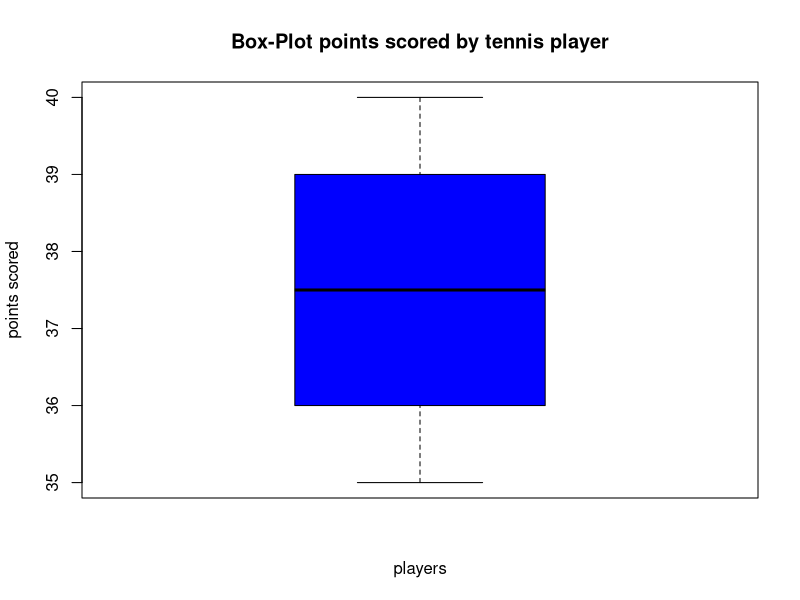

This figure's R source:
points_scored=c(35,36,37,38,39,40)
boxplot(points_scored,main="Box-Plot points scored by tennis player",
xlab="players",ylab="points scored",col="blue",border="black")